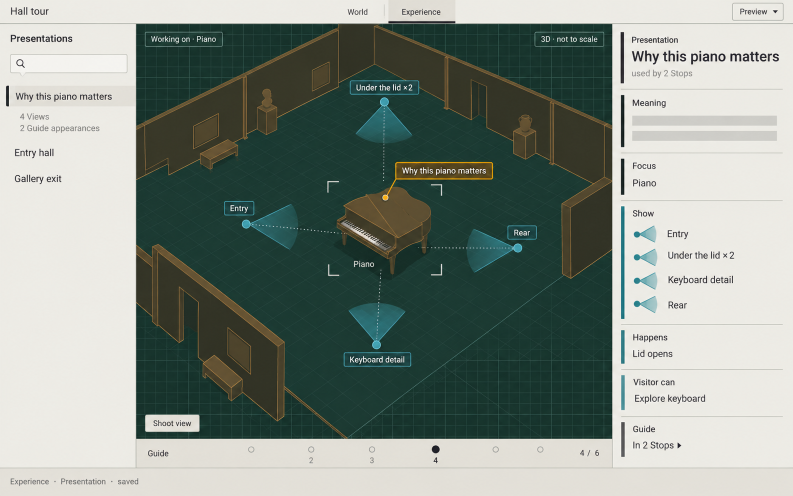
#> input picture prototypes/integrated-experience-authoring/Design-QAs/Museum Piano Hall Tour Editor.png, 1586 x 992 px, found by its file name (shown at 1/2 size)
$ python v2-comparisons.py
#> lines starting #> are read from the running program, lines starting #| are printed output that depends on the picture
# Historical C8 generator. Six of its source boards were retired 2026-10-11 (last present at
# 6f972bc1); the two Camera precision boards were renamed camera-precision-{through,outside}.png.
from PIL import Image, ImageDraw, ImageFont
from pathlib import Path
root=Path('/Users/tony/Documents/Biskiq/spatial-sketch-editor')
out=root/'prototypes/spatial-authoring/screens/experience-conformance'
boards=root/'docs/archive/prototypes/integrated-experience-authoring/Design-QAs'
font=ImageFont.truetype('/System/Library/Fonts/Supplemental/Arial.ttf',22)
def pair(a,b,name,left='Original Design-QA board',right='Current product-reachable state',width=1440):
#> called with name = 'qa-1-ordinary-board-pair', left = 'Original Design-QA board', right = 'Current product-reachable state', width = 1440
    images=[Image.open(p).convert('RGB') for p in (a,b)]
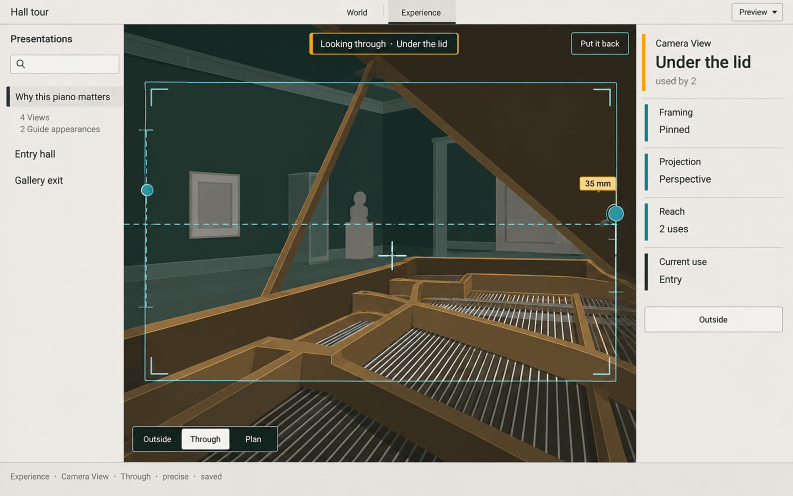
#> input picture prototypes/integrated-experience-authoring/Design-QAs/camera-precision-through.png, 1586 x 992 px, given in place of qa-1-ordinary.png, which was not available (shown at 1/2 size)
#> images = 2 items
    images=[im.resize((width,round(im.height*width/im.width)),Image.Resampling.LANCZOS) for im in images]
    canvas=Image.new('RGB',(width*2+20,max(im.height for im in images)+46),'#eeede8')
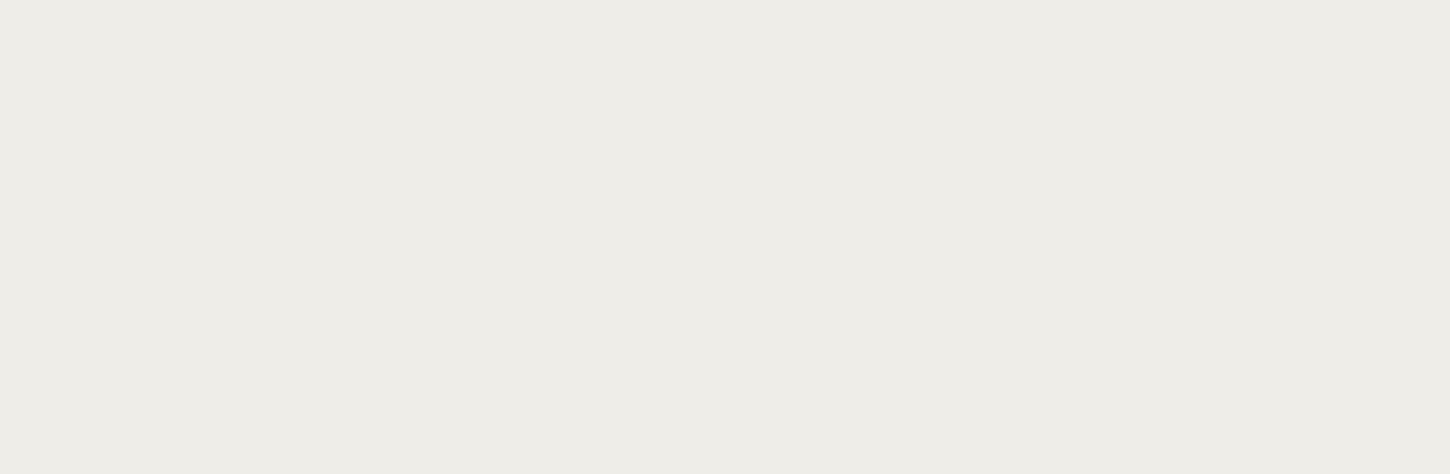
#> canvas: PIL image 2900x947 RGB (shown at 1/2 size); mean R, G, B 238, 237, 232
    draw=ImageDraw.Draw(canvas)
    for x,title,im in [(0,left,images[0]),(width+20,right,images[1])]:
        draw.text((x+10,12),title,fill='#202422',font=font);canvas.paste(im,(x,46))
#> this loop made 2 passes
#> (x, title) on passes 1 to 2: (0, 'Original Design-QA board'), (1460, 'Current product-reachable state')
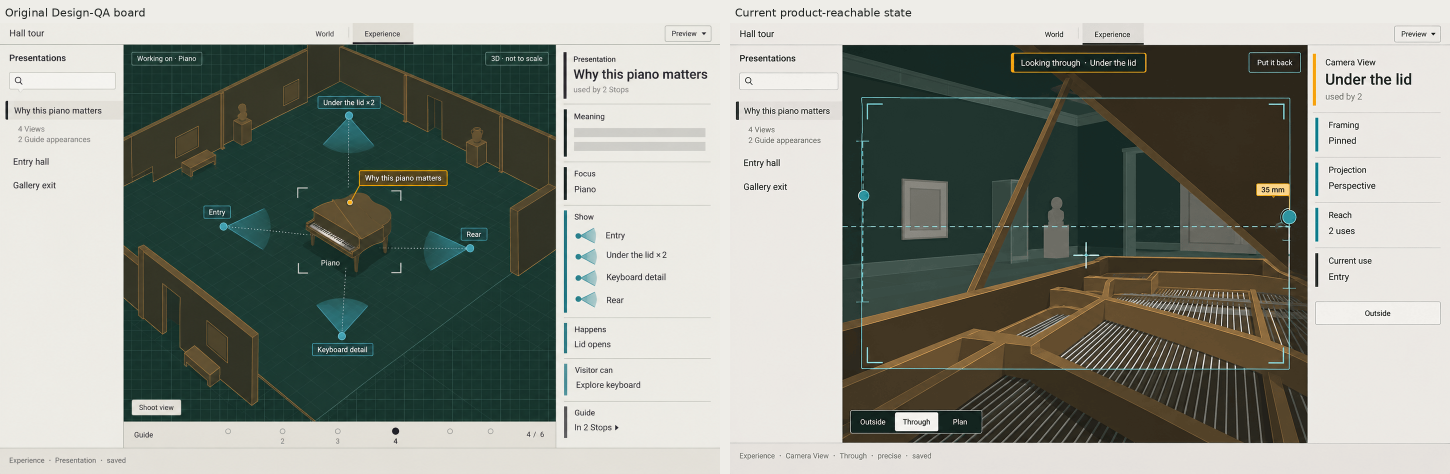
#> canvas: PIL image 2900x947 RGB (shown at 1/2 size); mean R, G, B 139.5, 143.8, 135
    canvas.save(out/(name+'.jpg'),quality=94,subsampling=0)
    return canvas
mapping=[
 ('qa-1-ordinary','Museum Piano Hall Tour Editor.png'),
 ('qa-2-overview','Museum Tour Planner Interface.png'),
 ('qa-3-occurrence','Museum Guide Planning Dashboard.png'),
 ('qa-4-route','Museum Floorplan Route Editor.png'),
 ('qa-5-coordination','Museum Hall Tour Dashboard Mockup.png'),
 ('qa-6-precise','Under the Lid_ Hall Tour Editor.png'),
 ('qa-6-outside','Museum Camera View Editor.png'),
 ('qa-3-scope','Museum Tour Editor Interface.png')]
for state,board in mapping:pair(boards/board,out/(state+'.png'),state+'-board-pair')
#> pass 2 of the loop `for state,board in mapping:pair(boards/board,out/(state+'.png'),state+..`:
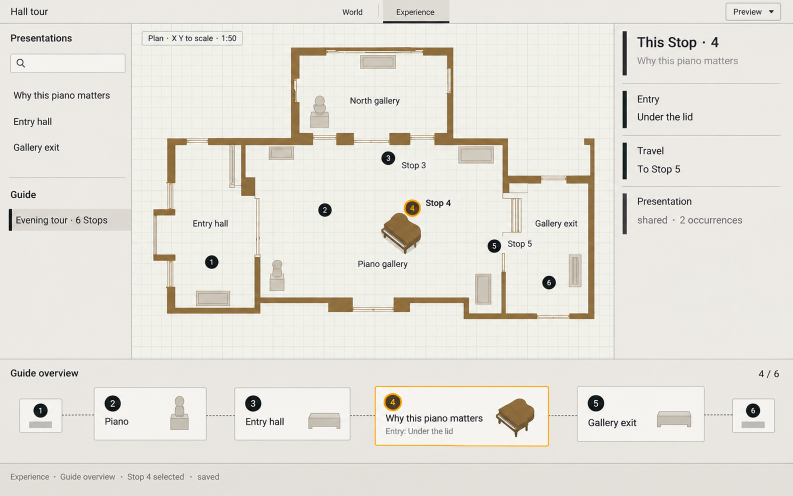
#> input picture prototypes/integrated-experience-authoring/Design-QAs/Museum Tour Planner Interface.png, 1586 x 992 px, found by its file name (shown at 1/2 size)
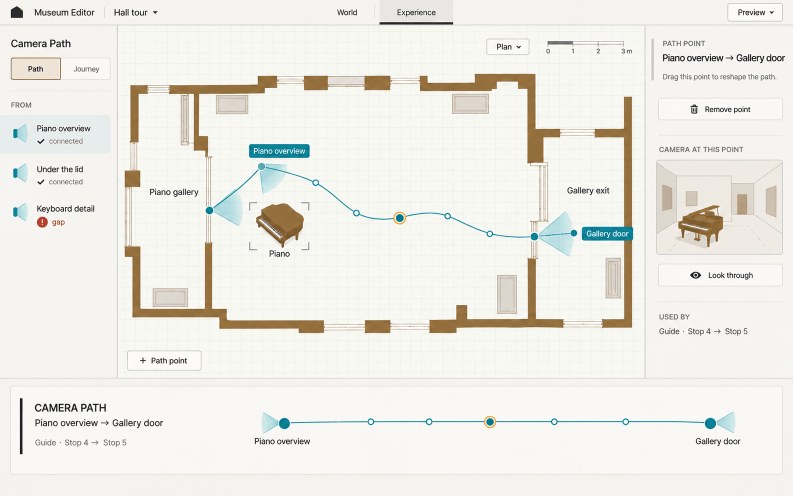
#> input picture prototypes/integrated-experience-authoring/Design-QAs/qa-1-camera-path.png, 1586 x 992 px, given in place of qa-2-overview.png, which was not available (shown at 1/2 size)
#> the loop in pair (call 2), `for x,title,im in [(0,left,images[0]),(width+20,right,images[1])]:` made 2 passes
#> after the loop in pair (call 2), `for x,title,im in [(0,left,images[0]),(width+20,right,images[1])]:`:
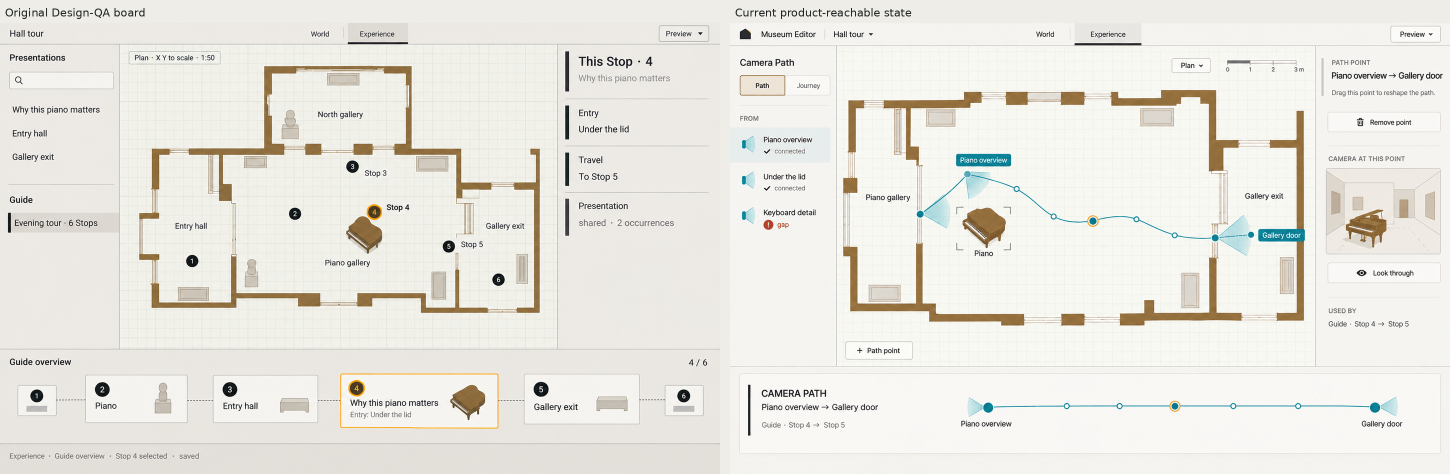
#> canvas: PIL image 2900x947 RGB (shown at 1/2 size); mean R, G, B 233.3, 231.4, 225
#> (the run stopped early here; a loop or call above may not have finished)
